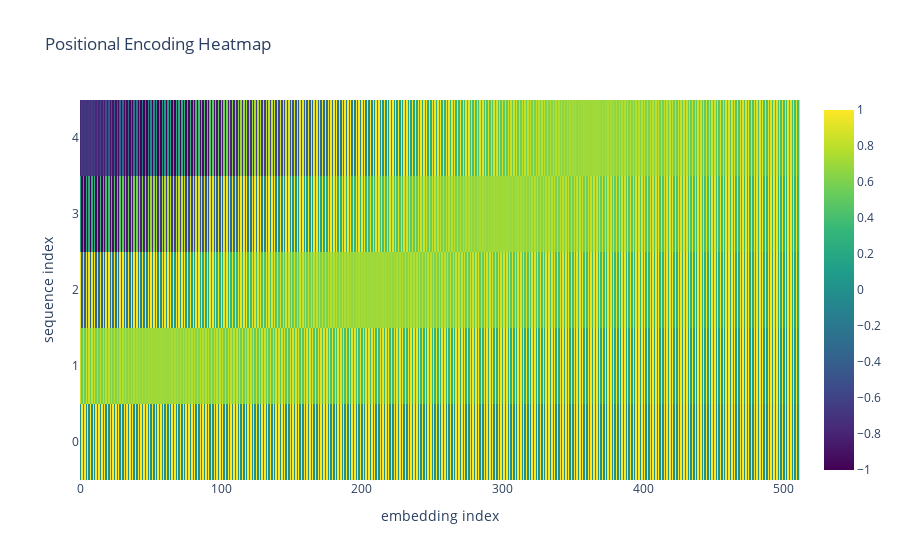

Notebook code cell kept with this figure:
### Code cell
positional_encoding = torch.zeros([5, 512])#, requires_grad=True)
position = torch.arange(0, 5).unsqueeze(1).float()
div_term = torch.exp(torch.arange(0, 512, 2).float() * -(math.log(10.0) / 512))
positional_encoding[:, 0::2] = torch.sin(position * div_term)
positional_encoding[:, 1::2] = torch.cos(position * div_term)

pos_encoding_np = positional_encoding.detach().cpu().numpy()

fig = go.Figure(data=go.Heatmap(
    z=pos_encoding_np,
    colorscale='Viridis',
    showscale=True
))

fig.update_layout(
    title='Positional Encoding Heatmap',
    xaxis_title='embedding index',
    yaxis_title='sequence index'
)

fig.show()

### Figure 1 — Plotly figure (JSON) as saved in the notebook; plotly's stock layout.template omitted (floating-point values rounded to 4 significant figures; data arrays with more than 128 entries replaced by an {"elided": "..."} marker saying what was removed)
{"data": [{"colorscale": [[0, "#440154"], [0.1111, "#482878"], [0.2222, "#3e4989"], [0.3333, "#31688e"], [0.4444, "#26828e"], [0.5556, "#1f9e89"], [0.6667, "#35b779"], [0.7778, "#6ece58"], [0.8889, "#b5de2b"], [1, "#fde725"]], "showscale": true, "type": "heatmap", "z": {"elided": "5x512 float values"}}], "layout": {"title": {"text": "Positional Encoding Heatmap"}, "xaxis": {"title": {"text": "embedding index"}}, "yaxis": {"title": {"text": "sequence index"}}}}
